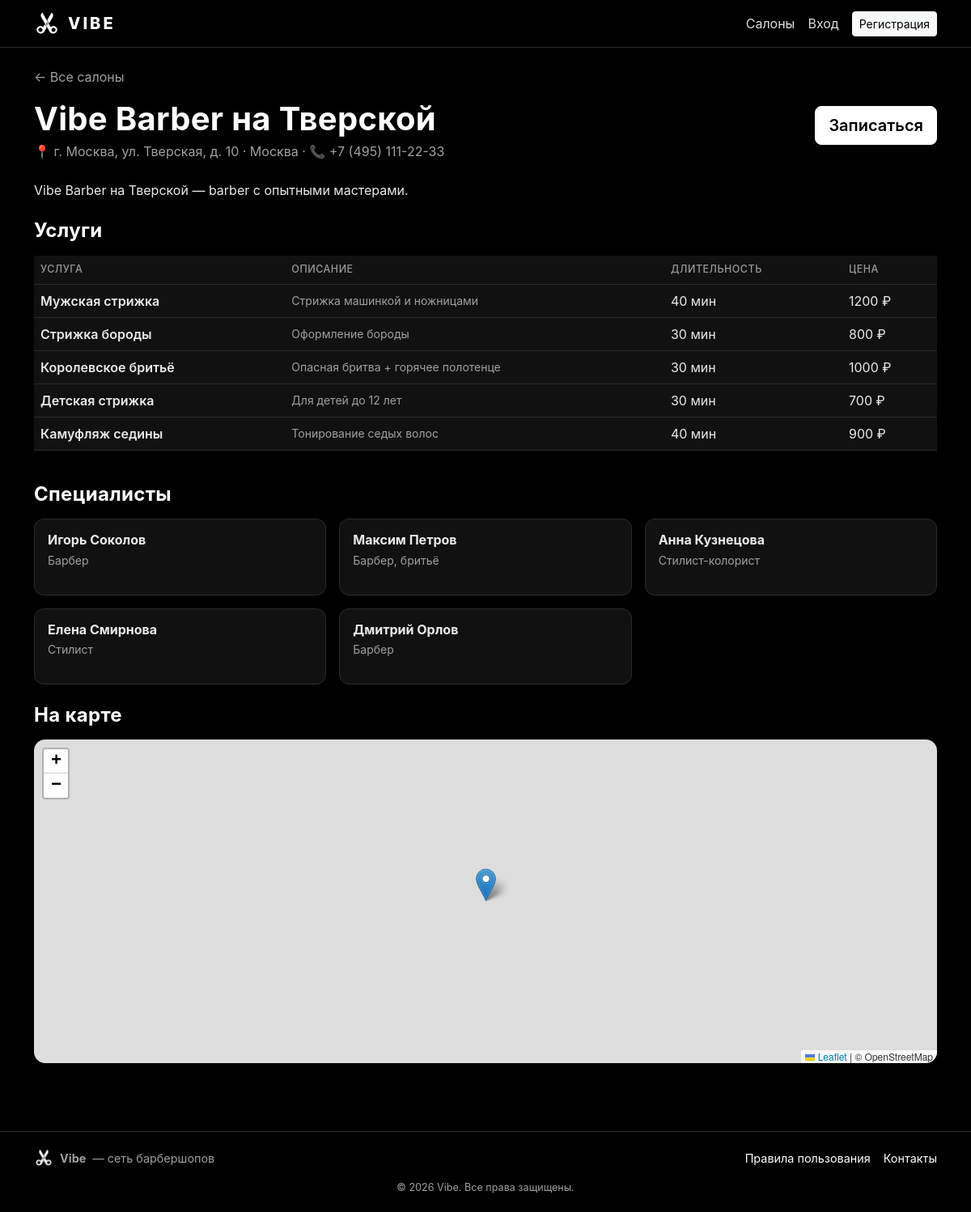
The app's page /salon/1 with its own data.
### app/models.py (models this page shows, shortened)
class Salon(db.Model):
    __tablename__ = "salons"
    id = db.Column(db.Integer, primary_key=True)
    city_id = db.Column(db.Integer, db.ForeignKey("cities.id"), nullable=True)
    name = db.Column(db.String(150), nullable=False)
    address = db.Column(db.String(255), nullable=False)
    phone = db.Column(db.String(30))
    description = db.Column(db.Text)
    photo_url = db.Column(db.String(500))
    latitude = db.Column(db.Float)
    longitude = db.Column(db.Float)
    kind = db.Column(db.String(20), default="barber")
    is_active = db.Column(db.Boolean, default=True)
    created_at = db.Column(db.DateTime, default=datetime.utcnow)
    services = db.relationship("Service", backref="salon", cascade="all, delete-orphan")
    specialists = db.relationship("Specialist", backref="salon", cascade="all, delete-orphan")
    bookings = db.relationship("Booking", backref="salon", cascade="all, delete-orphan")
    photos = db.relationship("SalonPhoto", backref="salon",
                             cascade="all, delete-orphan",
                             order_by="SalonPhoto.position")
    @property
    def photo_src(self):
        return _resolve_media(self.photo_url)

class City(db.Model):
    __tablename__ = "cities"
    id = db.Column(db.Integer, primary_key=True)
    region_id = db.Column(db.Integer, db.ForeignKey("regions.id"), nullable=False)
    name = db.Column(db.String(100), nullable=False)
    latitude = db.Column(db.Float)
    longitude = db.Column(db.Float)
    salons = db.relationship("Salon", backref="city")

class Service(db.Model):
    __tablename__ = "services"
    id = db.Column(db.Integer, primary_key=True)
    salon_id = db.Column(db.Integer, db.ForeignKey("salons.id"), nullable=False)
    name = db.Column(db.String(150), nullable=False)
    description = db.Column(db.Text)
    price = db.Column(db.Numeric(10, 2), nullable=False, default=0)
    duration_minutes = db.Column(db.Integer, nullable=False, default=30)
    is_active = db.Column(db.Boolean, default=True)
    bookings = db.relationship("Booking", backref="service")

class Specialist(db.Model):
    __tablename__ = "specialists"
    id = db.Column(db.Integer, primary_key=True)
    salon_id = db.Column(db.Integer, db.ForeignKey("salons.id"), nullable=False)
    full_name = db.Column(db.String(150), nullable=False)
    specialization = db.Column(db.String(150))
    description = db.Column(db.Text)
    photo_url = db.Column(db.String(300))
    is_active = db.Column(db.Boolean, default=True)
    bookings = db.relationship("Booking", backref="specialist")

### app/main.py (the view)
@main_bp.route("/salon/<int:salon_id>")
def salon_detail(salon_id):
    salon = Salon.query.get_or_404(salon_id)
    services = Service.query.filter_by(salon_id=salon.id, is_active=True).all()
    specialists = Specialist.query.filter_by(salon_id=salon.id, is_active=True).all()
    return render_template("salon_detail.html", salon=salon,
                           services=services, specialists=specialists)

### app/models.py (called while the page is built)
def _resolve_media(path):
    if not path:
        return None
    if path.startswith(("http://", "https://")):
        return path
    return url_for("static", filename=f"uploads/salons/{path}")

### app/templates/salon_detail.html (shortened to what this page needs)
{% extends "base.html" %}
{% block content %}
  <a href="{{ url_for('main.index') }}" class="text-decoration-none text-light-50">&larr; Все салоны</a>
  {% set cover = salon.photo_src or (salon.photos[0].src if salon.photos else None) %}
  <div class="d-flex justify-content-between align-items-start flex-wrap mb-4 mt-3">
    <div>
      <h1 class="fw-bold mb-1">{{ salon.name }}</h1>
      <p class="text-light-50 mb-0">
        📍 {{ salon.address }}{% if salon.city %} · {{ salon.city.name }}{% endif %}
        {% if salon.phone %} · 📞 {{ salon.phone }}{% endif %}
      </p>
    </div>
    <a href="{{ url_for('main.book', salon_id=salon.id) }}" class="btn btn-brand btn-lg mt-2">Записаться</a>
  </div>
  {% if salon.description %}<p class="mb-4">{{ salon.description }}</p>{% endif %}
  <h4 class="fw-bold mb-3">Услуги</h4>
  {% if not services %}
    <p class="text-light-50">Услуги пока не добавлены.</p>
  {% else %}
    <div class="table-responsive mb-4">
      <table class="table align-middle">
        <thead><tr><th>Услуга</th><th>Описание</th><th>Длительность</th><th>Цена</th></tr></thead>
        <tbody>
        {% for s in services %}
          <tr>
            <td class="fw-semibold">{{ s.name }}</td>
            <td class="text-light-50 small">{{ s.description or "—" }}</td>
            <td>{{ s.duration_minutes }} мин</td>
            <td>{{ "%.0f"|format(s.price) }} ₽</td>
          </tr>
        {% endfor %}
        </tbody>
      </table>
    </div>
  {% endif %}
  <h4 class="fw-bold mb-3">Специалисты</h4>
  {% if not specialists %}
    <p class="text-light-50">Специалисты пока не добавлены.</p>
  {% else %}
    <div class="row g-3 mb-4">
      {% for sp in specialists %}
        <div class="col-md-4">
          <div class="card h-100"><div class="card-body">
            <h6 class="fw-bold mb-1">{{ sp.full_name }}</h6>
            <p class="text-light-50 small mb-1">{{ sp.specialization or "" }}</p>
          </div></div>
        </div>
      {% endfor %}
    </div>
  {% endif %}
  {% if salon.latitude and salon.longitude %}
    <link rel="stylesheet" href="https://unpkg.com/leaflet@1.9.4/dist/leaflet.css" />
    <h4 class="fw-bold mb-3 mt-4">На карте</h4>
    <div id="map" style="width:100%;height:400px;border-radius:14px;"></div>
  {% endif %}
{% endblock %}

### app/static/css/style.css (style rules this page uses)
:root { --vibe-black: #000000; --vibe-dark: #111111; --vibe-gray: #1c1c1c; --vibe-border: #2a2a2a; --vibe-muted: #a0a0a0; --vibe-accent: #ffffff; }
* { box-sizing: border-box; }
body { background: var(--vibe-black); color: #eaeaea; font-family: -apple-system, "Segoe UI", Roboto, "Helvetica Neue", Arial, sans-serif; min-height: 100vh; display: flex; flex-direction: column; }
a { color: #ffffff; text-decoration: none; }
.card, .card-salon { background: var(--vibe-dark); border: 1px solid var(--vibe-border); color: #eaeaea; border-radius: 12px; }
.text-light-50 { color: var(--vibe-muted) !important; }
h1, h2, h3, h4, h5 { color: #fff; letter-spacing: .3px; }
.btn-brand { background: #ffffff; border-color: #ffffff; color: #000; font-weight: 600; }
.table { color: #eaeaea; }
.table > :not(caption) > * > * { background: var(--vibe-dark); color: #eaeaea; border-bottom-color: var(--vibe-border); }
.table thead th { color: #999; font-weight: 500; text-transform: uppercase; font-size: .78rem; letter-spacing: .5px; }

### records on screen
Salon: name "Vibe Barber на Тверской", address "г. Москва, ул. Тверская, д. 10", phone "+7 (495) 111-22-33", description "Vibe Barber на Тверской — barber с опытными мастерами."
City: city.name "Москва"
Service: name "Мужская стрижка", description "Стрижка машинкой и ножницами", duration_minutes "40", price "1200"
Service: name "Стрижка бороды", description "Оформление бороды", duration_minutes "30", price "800"
Service: name "Королевское бритьё", description "Опасная бритва + горячее полотенце", duration_minutes "30", price "1000"
Service: name "Детская стрижка", description "Для детей до 12 лет", duration_minutes "30", price "700"
Service: name "Камуфляж седины", description "Тонирование седых волос", duration_minutes "40", price "900"
Specialist: full_name "Игорь Соколов", specialization "Барбер"
Specialist: full_name "Максим Петров", specialization "Барбер, бритьё"
Specialist: full_name "Анна Кузнецова", specialization "Стилист-колорист"
Specialist: full_name "Елена Смирнова", specialization "Стилист"
Specialist: full_name "Дмитрий Орлов", specialization "Барбер"
